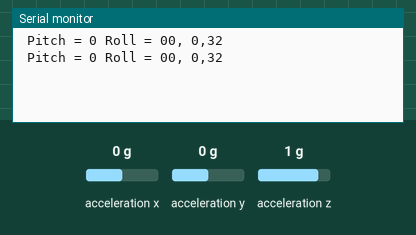
A sketch run on a simulated Arduino Uno, built with avr-gcc and run on an emulated ATmega328P. Shown: the last lines printed to the serial monitor. Inputs (shaded band) come from the test bench; at power-on: acceleration x 0 g, acceleration y 0 g, acceleration z 1 g.

Above: at 2.8 s.
2.9 s: acceleration x set to -1.4 g
At 5.1 s:
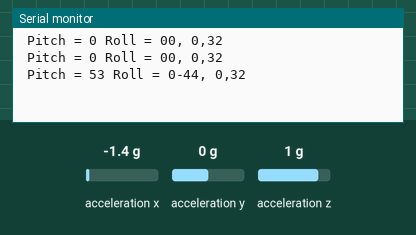
5.6 s: acceleration y set to -1.4 g
At 6.7 s:
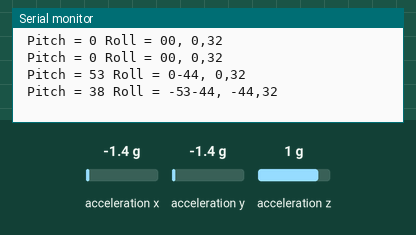
8.3 s: acceleration z set to -1.4 g
At 11.1 s:
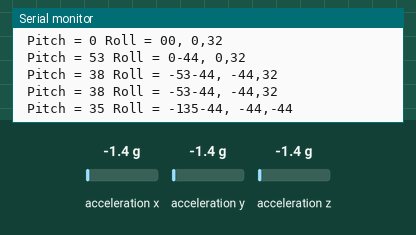
Timing chart, 0 to 12.6 s (numbered marks = the images above; inputs shaded):
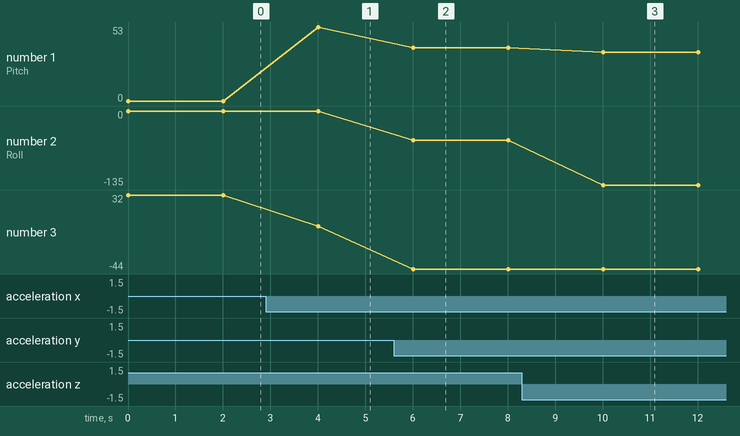

Measured:
- after the input at 2.9 s, the serial monitor: prints a new line after 1.1 s (image 1)
- after the input at 5.6 s, the serial monitor: prints a new line after 0.41 s (image 2)
- after the input at 8.3 s, the serial monitor: prints a new line after 1.7 s (image 3)
- plotted number 1: 0 → 53 after the input at 2.9 s, 53 → 38 after the input at 5.6 s, 38 → 35 after the input at 8.3 s
- plotted number 2: 0 → -53 after the input at 5.6 s, -53 → -135 after the input at 8.3 s

The sketch:

SIMPLE_ACCELEROMETER_ADXL345.ino
```cpp
#include <Wire.h>
#include <SparkFun_ADXL345.h>


ADXL345 adxl = ADXL345();

void setup(void)
{
  Serial.begin(9600);
  adxl.powerOn();
  adxl.setRangeSetting(16);

}

void loop(void)
{
 int XAxis,YAxis,ZAxis;
 adxl.readAccel(&XAxis, &YAxis, &ZAxis);

  // Calculate Pitch & Roll
  int pitch = -(atan2(XAxis, sqrt(YAxis*YAxis + ZAxis*ZAxis))*180.0)/M_PI;
  int roll  = (atan2(YAxis, ZAxis)*180.0)/M_PI;


  // Output
  Serial.print(" Pitch = ");
  Serial.print(pitch);
  Serial.print(" Roll = ");
  Serial.print(roll);

  Serial.print(XAxis);
  Serial.print(", ");
  Serial.print(YAxis);
  Serial.print(",");
  Serial.println(ZAxis);


  delay(2000);
}
```
